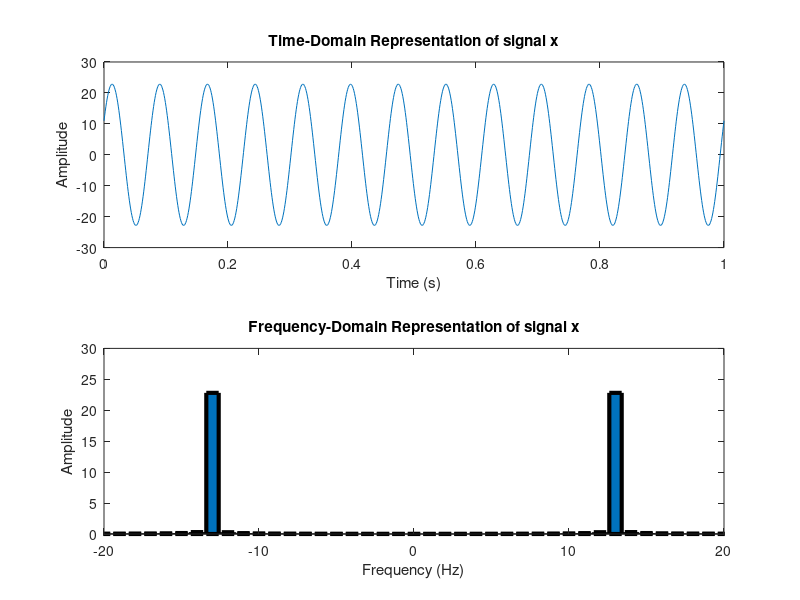

This chart was generated by the following MATLAB code:
%ID: 19-41468-3
A = 1;
B = 9;
C = 4;
D = 1;
E = 4;
F = 6;
G = 8;
H = 3;

a1 = B+G+H; %a1 = 20
a2 = C+E+H; %a2 = 11
f1 = G+H+2; %f1 = 13
f2 = E+F+H; %f2 = 13

fs = 1000;
t = 0:1/fs:1;

signal_x = (a1*sin(2*pi*f1*t)) + (a2*cos(2*pi*f2*t));

subplot(2,1,1)
plot(t,signal_x)
axis([0 1 -30 30])
title('Time-Domain Representation of signal x')
xlabel('Time (s)')
ylabel('Amplitude')

fx = abs(fftshift(fft(signal_x)))/(length(signal_x)/2);
freq = linspace(-fs/2, fs/2, length(signal_x));
subplot(2,1,2)
bar(freq, fx,'linewidth',3)
axis([-20 20 0 30])
title('Frequency-Domain Representation of signal x')
xlabel('Frequency (Hz)')
ylabel('Amplitude')